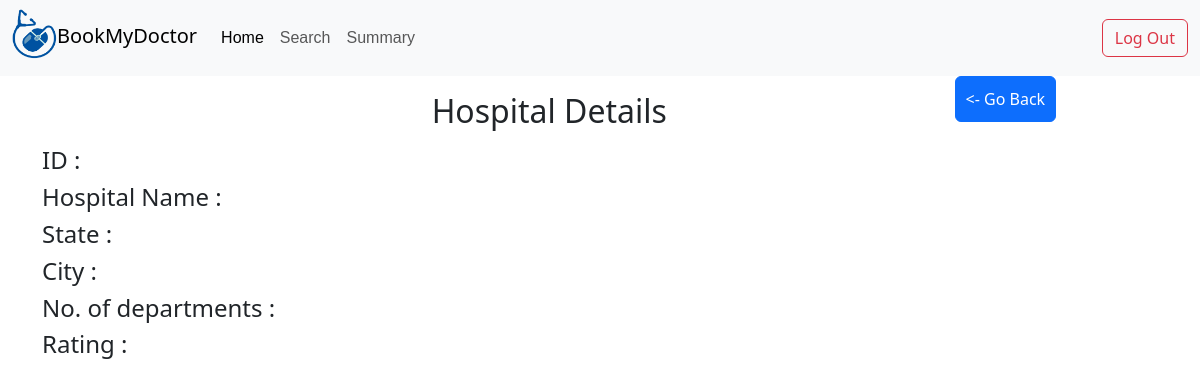
Before: /H889e6/hospital/details with the older database file.
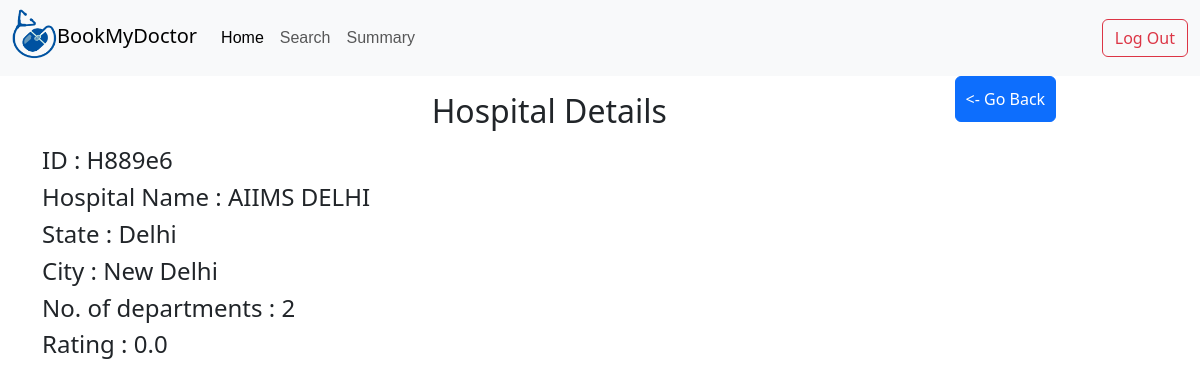
After: the same page with the newer database file.
### application/models.py (models this page shows)
class Hospital(db.Model):
    id=db.Column(db.String(),primary_key=True)
    name=db.Column(db.String())
    state=db.Column(db.String())
    city=db.Column(db.String())
    nDept=db.Column(db.Integer,default=0)
    rating=db.Column(db.Float,default=0)
    departments=db.relationship('Department',backref='hospital')

### application/controllers.py (the view)
@app.route('/<hId>/hospital/details')
def hospitalDetails(hId):
    return render_template('hospital_details.html',Hospital=Hospital.query.get(hId))

### templates/hospital_details.html (shortened to what this page needs)
{%extends 'adminbase.html'%}
{%block content%}
<div class="d-flex justify-content-around">
   <h2 class="text-center mt-3 mb-3">Hospital Details</h2>
<div>
   <a type="button" class="btn btn-primary" href="/admin/dashboard" ><- Go Back </a>
 </div>
</div>
<div class="container">
   <h4>ID : {{Hospital.id}}</h4>
   <h4>Hospital Name : {{Hospital.name}}</h4>
   <h4>State : {{Hospital.state}}</h4>
   <h4>City : {{Hospital.city}}</h4>
   <h4>No. of departments : {{Hospital.nDept}}</h4>
   <h4>Rating : {{Hospital.rating}}</h4>
   </div>
{%endblock%}

Changed rows visible on the page:
added Hospital: id "H889e6", name "AIIMS DELHI", state "Delhi", city "New Delhi", nDept "2", rating "0.0"
